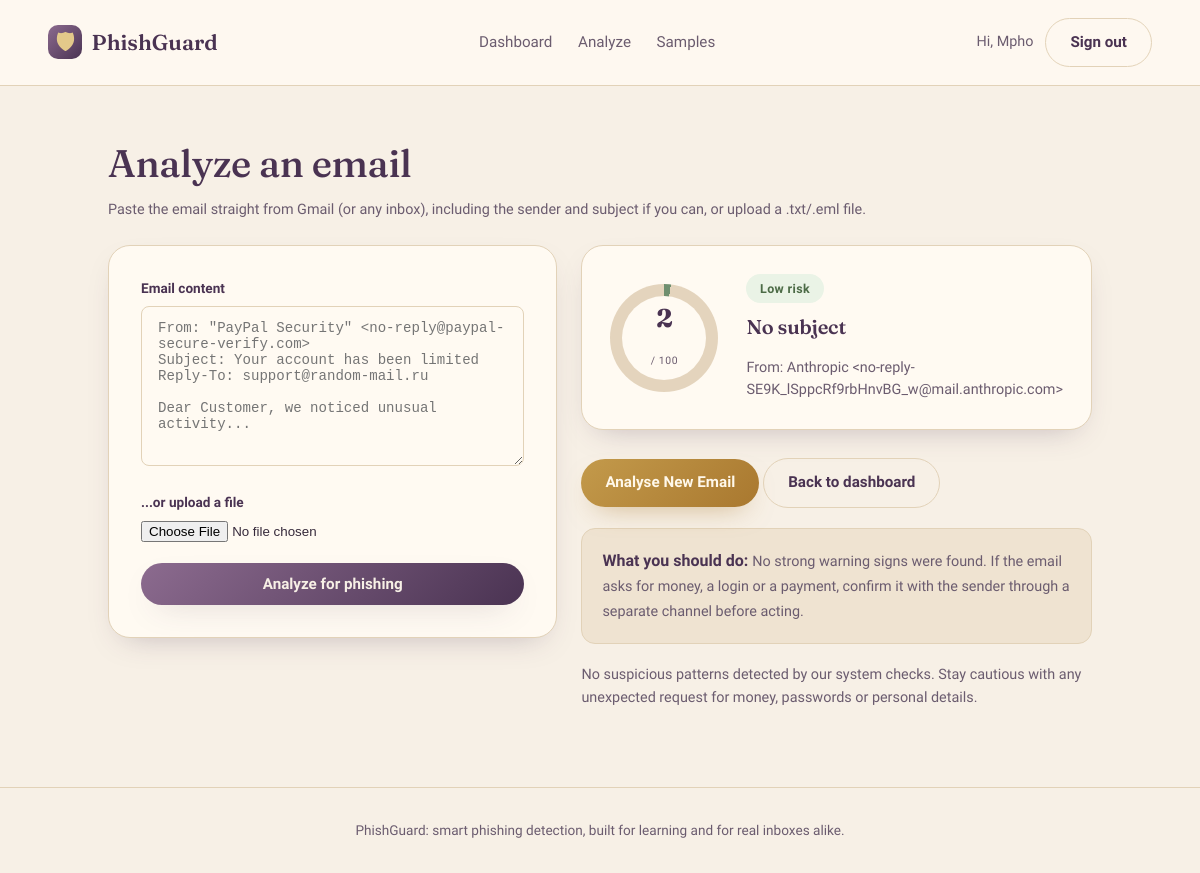
/analysis/18 (signed in), run on the app's committed database.
### tables this page shows
CREATE TABLE users (
            id INTEGER PRIMARY KEY AUTOINCREMENT,
            name TEXT NOT NULL,
            email TEXT UNIQUE NOT NULL,
            password_hash TEXT NOT NULL,
            created_at TEXT NOT NULL
        );

CREATE TABLE analyses (
            id INTEGER PRIMARY KEY AUTOINCREMENT,
            user_id INTEGER NOT NULL,
            subject TEXT,
            sender TEXT,
            score INTEGER NOT NULL,
            risk_level TEXT NOT NULL,
            flag_count INTEGER NOT NULL,
            created_at TEXT NOT NULL, result_json TEXT, raw_email TEXT,
            FOREIGN KEY (user_id) REFERENCES users(id) ON DELETE CASCADE
        );

### app.py (the view)
@app.route("/analysis/<int:analysis_id>")
@login_required
def view_analysis(analysis_id):
    row = db("SELECT * FROM analyses WHERE id = ? AND user_id = ?", (analysis_id, session["user_id"]), one=True)
    if not row:
        flash("That analysis could not be found.", "error")
        return redirect(url_for("dashboard"))
    if row["result_json"]:
        result = json.loads(row["result_json"])
    else:
        result = {"score": row["score"], "risk_level": row["risk_level"], "flags": [], "urls": [],
                  "sender": row["sender"], "subject": row["subject"], "reply_to": "", "actions": [],
                  "recommendation": HEADLINES[row["risk_level"]], "analyzed_at": row["created_at"],
                  "summary_only": row["flag_count"]}
    return render_template("analyze.html", result=result, raw_email="", past=True)

### app.py (called while the page is built)
def db(sql, args=(), one=False, many=False):
    conn = sqlite3.connect(DB_PATH)
    conn.row_factory = sqlite3.Row
    conn.execute("PRAGMA foreign_keys = ON")
    cur = conn.execute(sql, args)
    out = cur.fetchone() if one else cur.fetchall() if many else None
    conn.commit()
    conn.close()
    return out

def login_required(view):
    @wraps(view)
    def wrapped(*args, **kwargs):
        if "user_id" not in session:
            flash("Please sign in to continue.", "error")
            return redirect(url_for("login", next=request.path))
        return view(*args, **kwargs)
    return wrapped

@app.context_processor
def inject_user():
    user = db("SELECT * FROM users WHERE id = ?", (session["user_id"],), one=True) if "user_id" in session else None
    return {"current_user": user}

### templates/analyze.html (shortened to what this page needs)
{% extends "base.html" %}
{% block content %}
<h1>Analyze an email</h1>
<p class="muted" style="margin-top:-0.6rem;">Paste the email straight from Gmail (or any inbox), including the sender and subject if you can, or upload a .txt/.eml file.</p>
<div class="grid-2" style="align-items:start; margin-top:1.5rem;">
  <div class="card">
    <form method="POST" enctype="multipart/form-data">
      <div class="field">
        <label for="email_text">Email content</label>
        <textarea id="email_text" name="email_text" placeholder="From: &quot;PayPal Security&quot; <no-reply@paypal-secure-verify.com>&#10;Subject: Your account has been limited&#10;Reply-To: support@random-mail.ru&#10;&#10;Dear Customer, we noticed unusual activity...">{{ raw_email }}</textarea>
      </div>
      <div class="field">
        <label for="email_file">...or upload a file</label>
        <input type="file" id="email_file" name="email_file" accept=".txt,.eml">
      </div>
      <button type="submit" class="btn btn-primary btn-block">Analyze for phishing</button>
    </form>
  </div>
  <div>
    {% if result %}
      <div class="risk-banner card">
        <div class="risk-ring" style="--pct:{{ result.score }}; --ring-color: {% if result.risk_level=='Low' %}var(--sage){% elif result.risk_level=='Medium' %}var(--gold-500){% elif result.risk_level=='High' %}var(--rust){% else %}var(--plum-950){% endif %};">
          <div class="risk-ring-inner">
            <strong>{{ result.score }}</strong>
            <span>/ 100</span>
          </div>
        </div>
        <div>
          <span class="risk-level-pill level-{{ result.risk_level }}">{{ result.risk_level }} risk</span>
          <h3 style="margin-top:0.5rem;">{{ result.subject }}</h3>
          <p class="muted mb-0">From: {{ result.sender }}{% if result.reply_to %} · Replies to: {{ result.reply_to }}{% endif %}</p>
        </div>
      </div>
      <div style="margin-bottom:1.25rem;">
        <a href="{{ url_for('analyze') }}" class="btn btn-gold">Analyse New Email</a>
        {% if past %}<a href="{{ url_for('dashboard') }}" class="btn btn-ghost">Back to dashboard</a>{% endif %}
      </div>
      <div class="card-quiet" style="margin-bottom:1.25rem;">
        <strong style="color:var(--plum-800);">What you should do:</strong>
        <span class="muted">{{ result.recommendation }}</span>
      </div>
      {% if result.summary_only %}
        <p class="muted">This analysis was saved before full reports were stored, so only its summary is available ({{ result.summary_only }} finding{{ 's' if result.summary_only != 1 }}). Analyze the email again to see the full breakdown.</p>
      {% else %}
        <p class="muted">No suspicious patterns detected by our system checks. Stay cautious with any unexpected request for money, passwords or personal details.</p>
      {% endif %}
    {% else %}
      <div class="card-quiet text-center" style="padding:3rem 1.5rem;">
        <div style="font-size:2.2rem;">📬</div>
        <p class="muted mb-0">Your risk report will appear here once you analyze an email.</p>
      </div>
    {% endif %}
  </div>
</div>
{% endblock %}

### templates/base.html (shortened to what this page needs)
<!DOCTYPE html>
<html lang="en">
<head>
<link rel="stylesheet" href="{{ url_for('static', filename='style.css') }}">
</head>
<body class="{% block body_class %}{% endblock %}">
<div class="page">
  <header class="topbar">
    <a href="{{ url_for('index') }}" class="brand">
      <span class="mark">🛡</span> PhishGuard
    </a>
    <nav class="nav-links">
      {% if current_user %}
        <a href="{{ url_for('dashboard') }}" class="{{ 'active' if request.endpoint == 'dashboard' }}">Dashboard</a>
        <a href="{{ url_for('analyze') }}" class="{{ 'active' if request.endpoint in ['analyze','analyze_prefilled'] }}">Analyze</a>
        <a href="{{ url_for('samples') }}" class="{{ 'active' if request.endpoint == 'samples' }}">Samples</a>
      {% endif %}
    </nav>
    <div class="nav-cta">
      {% if current_user %}
        <span class="muted">Hi, {{ current_user['name'].split(' ')[0] }}</span>
        <a href="{{ url_for('logout') }}" class="btn btn-ghost">Sign out</a>
      {% else %}
        <a href="{{ url_for('login') }}" class="btn btn-ghost">Sign in</a>
        <a href="{{ url_for('register') }}" class="btn btn-primary">Create account</a>
      {% endif %}
    </div>
  </header>
  <main class="{% block main_class %}container{% endblock %}">
    {% block content %}{% endblock %}
  </main>
  <footer class="site-footer">
    PhishGuard: smart phishing detection, built for learning and for real inboxes alike.
  </footer>
</div>
</body>
</html>

### data on the page
users: name "Mpho"
analyses: risk_level "Low", subject "No subject"

### other printed values
{{ result.score }} "2"
{{ result.sender }} "Anthropic <no-reply-SE9K_lSppcRf9rbHnvBG_w@mail.anthropic.com>"
{{ result.recommendation }} "No strong warning signs were found. If the email asks for money, a login or a payment, confirm it with the sender through a separate channel before acting."
